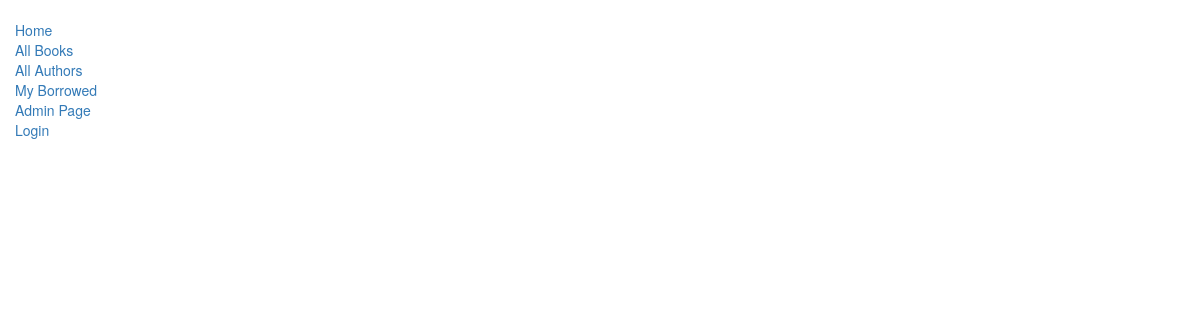
The app's page /catalog/authors/, older data.
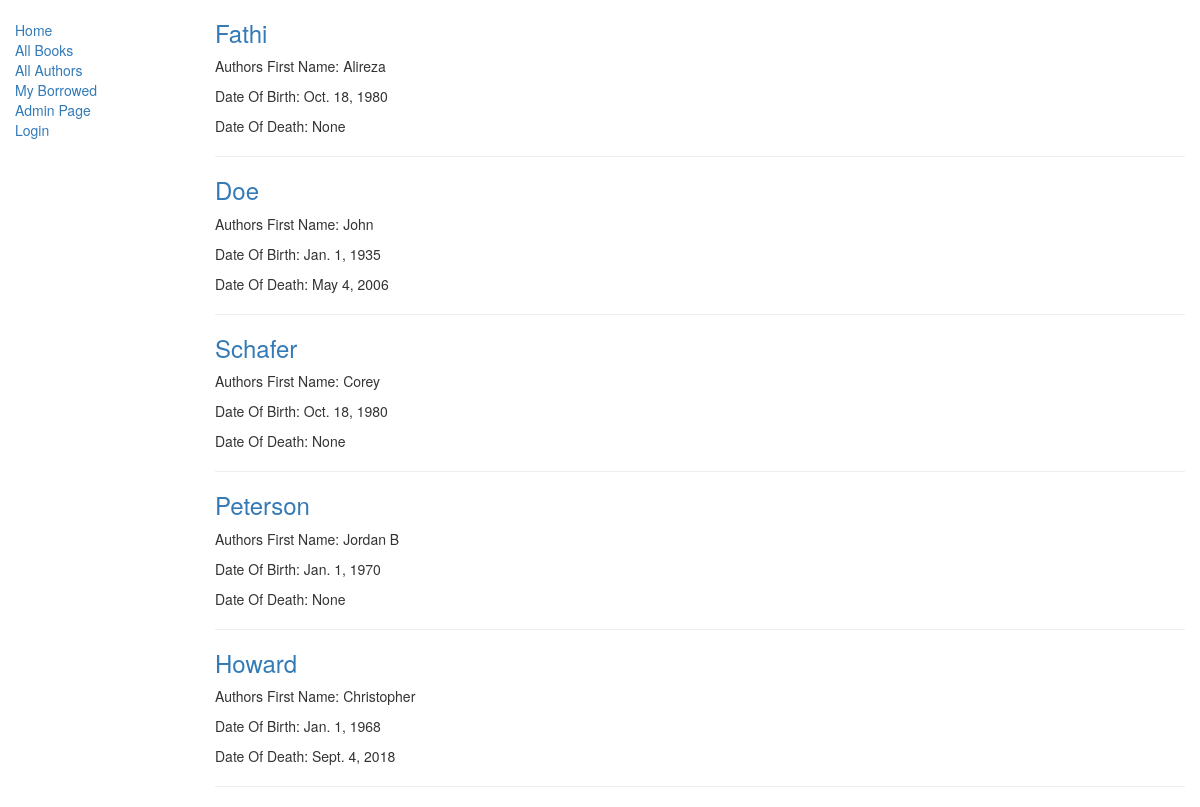
The same page, newer data.
### catalog/models.py (models this page shows, shortened)
class Author(models.Model):
    first_name = models.CharField(max_length=100)
    last_name = models.CharField(max_length=100)
    date_of_birth = models.DateField(null=True, blank=True)
    date_of_death = models.DateField('Died', null=True, blank=True)

### catalog/views.py (the view)
# urls.py: path('authors/', views.AuthorListView.as_view(), name = 'authors'),
class AuthorListView(generic.ListView):
    model = models.Author
    template_name = 'catalog/author_list.html'

### catalog/templates/catalog/author_list.html
{% extends "catalog/base_generic.html" %}
{% block content %}
  {% for author in author_list %}
    <h3><a href="{% url 'catalog:author-detail' author.id %}">{{ author.last_name }}</a></h3>
    <p>Authors First Name: {{ author.first_name }}</p>
    <p>Date Of Birth: {{ author.date_of_birth }}</p>
    <p>Date Of Death: {{ author.date_of_death }}</p>
    <hr>
  {% endfor %}
{% endblock %}

### catalog/templates/catalog/base_generic.html (shortened to what this page needs)
<!DOCTYPE html>
<html lang="en">
<head>
  <link rel="stylesheet" href="https://maxcdn.bootstrapcdn.com/bootstrap/3.3.7/css/bootstrap.min.css">
  {% load static %}
  <link rel="stylesheet" href="{% static 'catalog/styles.css' %}">
</head>
<body>
  <div class="container-fluid">
    <div class="row">
      <div class="col-sm-2">
      {% block sidebar %}
      <ul class="sidebar-nav">
          <li><a href="{% url 'catalog:index' %}">Home</a></li>
          <li><a href="{% url 'catalog:books' %}">All Books</a></li>
          <li><a href="{% url 'catalog:authors' %}">All Authors</a></li>
          <li><a href="{% url 'catalog:my-borrowed' %}">My Borrowed</a></li>
          <li><a href="/admin/">Admin Page</a></li>
          {% if user.is_authenticated %}
              <li>User: {{ user.get_username }}</li>
              <li><a href="{% url 'logout'%}?next={{request.path}}">Logout</a></li>
          {% else %}
              <li><a href="{% url 'login'%}?next={{request.path}}">Login</a></li>
          {% endif %}
      </ul>
     {% endblock %}
      </div>
      <div class="col-sm-10 ">
      {% block content %}{% endblock %}
      </div>
    </div>
  </div>
</body>
</html>

### catalog/static/catalog/styles.css (style rules this page uses)
.sidebar-nav { margin-top: 20px; padding: 0; list-style: none; }

Row changes from the older to the newer data that the page shows:
added Author: last_name "Fathi", first_name "Alireza", date_of_birth "Oct. 18, 1980", date_of_death "None"
added Author: last_name "Doe", first_name "John", date_of_birth "Jan. 1, 1935", date_of_death "May 4, 2006"
added Author: last_name "Schafer", first_name "Corey", date_of_birth "Oct. 18, 1980", date_of_death "None"
added Author: last_name "Peterson", first_name "Jordan B", date_of_birth "Jan. 1, 1970", date_of_death "None"
added Author: last_name "Howard", first_name "Christopher", date_of_birth "Jan. 1, 1968", date_of_death "Sept. 4, 2018"
